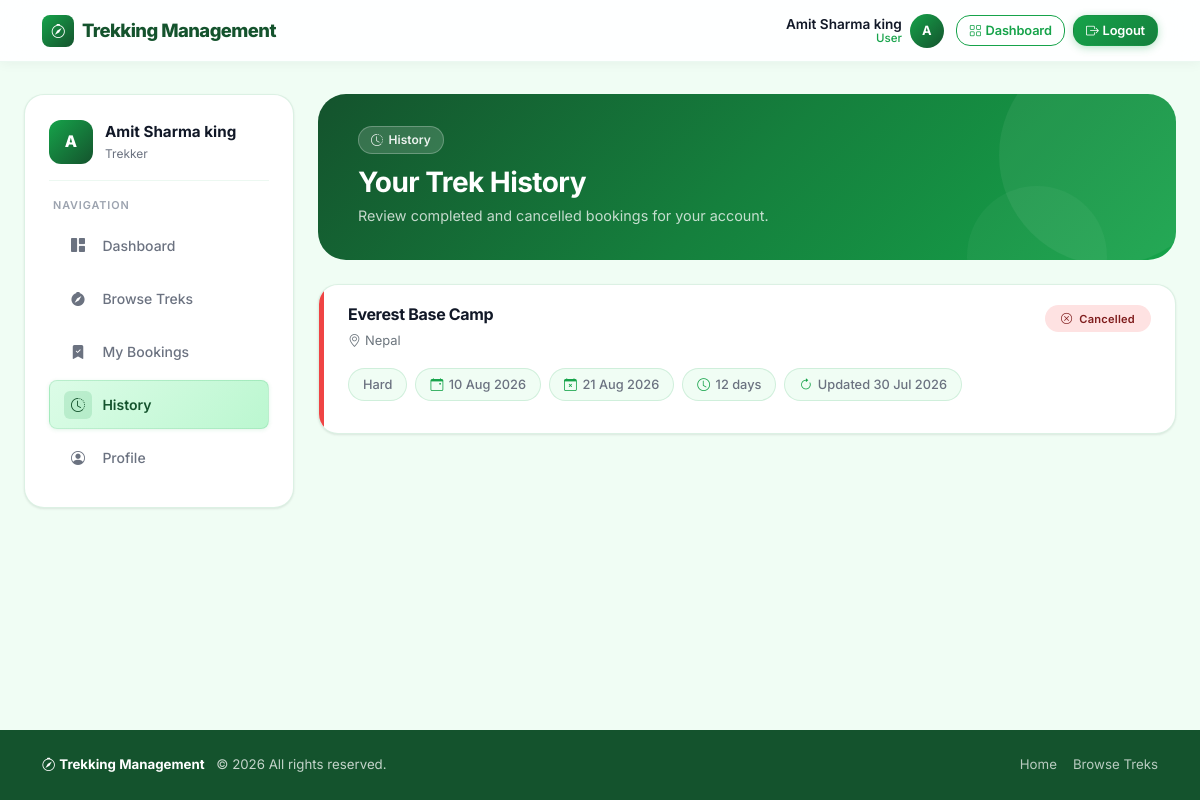
The app's page /trekker/history (signed in), older data.
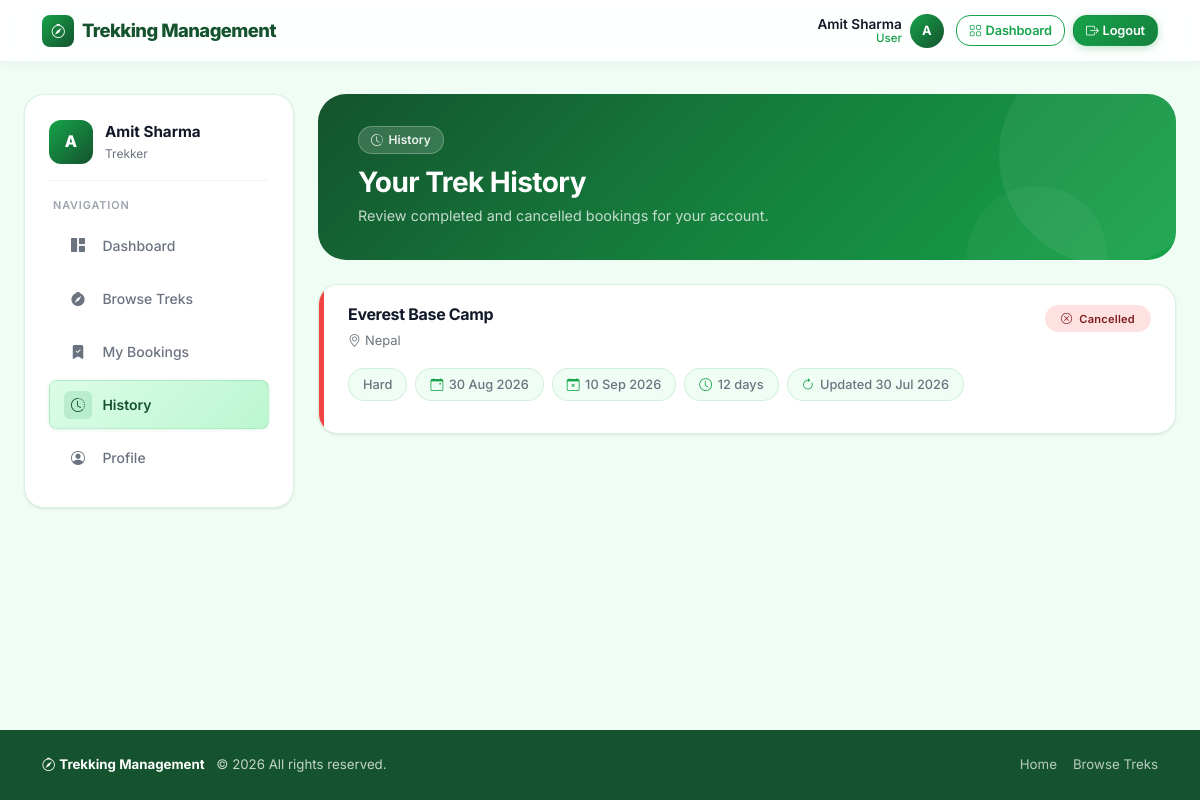
The same page, newer data.
### trekking_app/models.py (models this page shows, shortened)
class User(UserMixin, db.Model):
    __tablename__ = "users"
    id = db.Column(db.Integer, primary_key=True)
    full_name = db.Column(db.String(120), nullable=False)
    email = db.Column(db.String(255), unique=True, nullable=False, index=True)
    phone = db.Column(db.String(20), nullable=False)
    password_hash = db.Column(db.String(255), nullable=False)
    role = db.Column(db.String(20), nullable=False, default="user")
    approval_status = db.Column(db.String(20), nullable=False, default="approved")
    is_account_active = db.Column(db.Boolean, nullable=False, default=True)
    is_blacklisted = db.Column(db.Boolean, nullable=False, default=False)
    created_at = db.Column(db.DateTime, nullable=False, default=datetime.utcnow)
    updated_at = db.Column(
        db.DateTime,
        nullable=False,
        default=datetime.utcnow,
        onupdate=datetime.utcnow,
    )
    assigned_treks = db.relationship(
        "Trek",
        back_populates="assigned_staff",
        foreign_keys="Trek.assigned_staff_id",
        lazy="selectin",
    )
    bookings = db.relationship("Booking", back_populates="user", lazy="selectin")
    @property
    def is_staff_member(self):
        return self.role == "staff"

class Booking(db.Model):
    __tablename__ = "bookings"
    __table_args__ = (
        UniqueConstraint("user_id", "trek_id", name="uq_booking_user_trek"),
    )
    id = db.Column(db.Integer, primary_key=True)
    user_id = db.Column(db.Integer, db.ForeignKey("users.id"), nullable=False)
    trek_id = db.Column(db.Integer, db.ForeignKey("treks.id"), nullable=False)
    booking_date = db.Column(db.Date, nullable=False, default=date.today)
    status = db.Column(db.String(20), nullable=False, default="booked")
    created_at = db.Column(db.DateTime, nullable=False, default=datetime.utcnow)
    updated_at = db.Column(
        db.DateTime,
        nullable=False,
        default=datetime.utcnow,
        onupdate=datetime.utcnow,
    )
    user = db.relationship("User", back_populates="bookings", lazy="joined")
    trek = db.relationship("Trek", back_populates="bookings", lazy="joined")

class Trek(db.Model):
    __tablename__ = "treks"
    id = db.Column(db.Integer, primary_key=True)
    name = db.Column(db.String(150), nullable=False)
    location = db.Column(db.String(150), nullable=False)
    difficulty = db.Column(db.String(20), nullable=False)
    duration_days = db.Column(db.Integer, nullable=False)
    total_slots = db.Column(db.Integer, nullable=False)
    status = db.Column(db.String(20), nullable=False, default="closed")
    start_date = db.Column(db.Date, nullable=False)
    end_date = db.Column(db.Date, nullable=False)
    description = db.Column(db.Text, nullable=True)
    assigned_staff_id = db.Column(db.Integer, db.ForeignKey("users.id"), nullable=True)
    is_archived = db.Column(db.Boolean, nullable=False, default=False)
    created_at = db.Column(db.DateTime, nullable=False, default=datetime.utcnow)
    updated_at = db.Column(
        db.DateTime,
        nullable=False,
        default=datetime.utcnow,
        onupdate=datetime.utcnow,
    )
    assigned_staff = db.relationship(
        "User",
        back_populates="assigned_treks",
        foreign_keys=[assigned_staff_id],
        lazy="joined",
    )
    bookings = db.relationship("Booking", back_populates="trek", lazy="selectin")

### trekking_app/trekker/routes.py (the view)
@trekker_bp.route("/history")
@role_required("user")
def history():
    bookings = (
        Booking.query.filter_by(user_id=current_user.id)
        .options(selectinload(Booking.trek))
        .filter(Booking.status.in_(("completed", "cancelled")))
        .order_by(Booking.updated_at.desc())
        .all()
    )
    return render_template(
        "trekker/history.html",
        current_section="history",
        bookings=bookings,
    )

### trekking_app/__init__.py (called while the page is built)
def register_context_processors(app):
    @app.context_processor
    def inject_layout_helpers():
        from trekking_app.auth.forms import LogoutForm
        def trek_status_badge(status):
            mapping = {
                "open": "text-bg-success",
                "started": "text-bg-warning",
                "completed": "text-bg-secondary",
                "closed": "text-bg-light border",
                "archived": "text-bg-danger",
            }
            return mapping.get(status, "text-bg-light border")
        return {
            "logout_form": LogoutForm(),
            "get_dashboard_endpoint": get_dashboard_endpoint,
            "current_year": datetime.utcnow().year,
            "trek_status_badge": trek_status_badge,
        }

@login_manager.user_loader
def load_user(user_id):
    return db.session.get(User, int(user_id))

### trekking_app/templates/trekker/history.html (shortened to what this page needs)
{% extends "trekker/layout.html" %}
{% block trekker_content %}
<div class="page-header mb-4">
  <div style="position:relative;z-index:1;">
    <div class="page-header-tag"><i class="bi bi-clock-history"></i> History</div>
    <h2 class="h3 fw-bold mb-1">Your Trek History</h2>
    <p class="page-header-subtitle mb-0">Review completed and cancelled bookings for your account.</p>
  </div>
</div>
{% if bookings %}
  <div class="d-grid gap-3">
    {% for booking in bookings %}
    <div class="booking-card">
      <div class="booking-card-stripe {{ booking.status }}"></div>
      <div class="booking-card-body">
        <div class="d-flex flex-wrap justify-content-between align-items-start gap-3">
          <div>
            <h4 class="h6 fw-bold mb-1">{{ booking.trek.name }}</h4>
            <span class="text-secondary small"><i class="bi bi-geo-alt me-1"></i>{{ booking.trek.location }}</span>
          </div>
          <span class="badge status-{{ booking.status }} rounded-pill px-3 py-2">
            <i class="bi bi-{% if booking.status == 'completed' %}check2-circle{% elif booking.status == 'cancelled' %}x-circle{% else %}bookmark-check{% endif %} me-1"></i>
            {{ booking.status|title }}
          </span>
        </div>
        <div class="info-pills mt-3">
          <span class="info-pill diff-{{ booking.trek.difficulty }}">{{ booking.trek.difficulty|title }}</span>
          <span class="info-pill"><i class="bi bi-calendar-event"></i>{{ booking.trek.start_date.strftime('%d %b %Y') }}</span>
          <span class="info-pill"><i class="bi bi-calendar-x"></i>{{ booking.trek.end_date.strftime('%d %b %Y') }}</span>
          <span class="info-pill"><i class="bi bi-clock"></i>{{ booking.trek.duration_days }} days</span>
          <span class="info-pill"><i class="bi bi-arrow-clockwise"></i>Updated {{ booking.updated_at.strftime('%d %b %Y') }}</span>
        </div>
      </div>
    </div>
    {% endfor %}
  </div>
{% endif %}
{% endblock %}

### trekking_app/templates/trekker/layout.html
{% extends "base.html" %}
{% block content %}
<div class="row g-4">
  <div class="col-xl-3 col-lg-4">
    <aside class="sidebar">
      <div class="sidebar-brand">
        <div class="sidebar-avatar">{{ current_user.full_name[0].upper() }}</div>
        <div>
          <div class="sidebar-name">{{ current_user.full_name }}</div>
          <div class="sidebar-subtitle">Trekker</div>
        </div>
      </div>
      <div class="sidebar-divider"></div>
      <div class="sidebar-label">Navigation</div>
      <nav class="d-grid gap-1">
        <a class="nav-item-link {% if current_section == 'dashboard' %}active{% endif %}" href="{{ url_for('trekker.dashboard') }}">
          <span class="nav-icon"><i class="bi bi-grid-1x2-fill"></i></span> Dashboard
        </a>
        <a class="nav-item-link {% if current_section == 'browse' %}active{% endif %}" href="{{ url_for('trekker.browse_treks') }}">
          <span class="nav-icon"><i class="bi bi-compass-fill"></i></span> Browse Treks
        </a>
        <a class="nav-item-link {% if current_section == 'bookings' %}active{% endif %}" href="{{ url_for('trekker.my_bookings') }}">
          <span class="nav-icon"><i class="bi bi-bookmark-check-fill"></i></span> My Bookings
        </a>
        <a class="nav-item-link {% if current_section == 'history' %}active{% endif %}" href="{{ url_for('trekker.history') }}">
          <span class="nav-icon"><i class="bi bi-clock-history"></i></span> History
        </a>
        <a class="nav-item-link {% if current_section == 'profile' %}active{% endif %}" href="{{ url_for('trekker.profile') }}">
          <span class="nav-icon"><i class="bi bi-person-circle"></i></span> Profile
        </a>
      </nav>
    </aside>
  </div>
  <div class="col-xl-9 col-lg-8">
    {% block trekker_content %}{% endblock %}
  </div>
</div>
{% endblock %}

### trekking_app/templates/base.html (shortened to what this page needs)
<!DOCTYPE html>
<html lang="en">
<head>
  <link rel="stylesheet" href="https://cdn.jsdelivr.net/npm/bootstrap@5.3.2/dist/css/bootstrap.min.css">
  <link rel="stylesheet" href="https://cdn.jsdelivr.net/npm/bootstrap-icons@1.11.3/font/bootstrap-icons.min.css">
  <link rel="stylesheet" href="{{ url_for('static', filename='css/app.css') }}">
</head>
<body>
<nav class="navbar navbar-expand-md">
  <div class="container-xl">
    <a class="navbar-brand" href="{{ url_for('main.home') }}">
      <span class="brand-icon"><i class="bi bi-compass"></i></span>
      Trekking Management
    </a>
    <div class="collapse navbar-collapse" id="mainNav">
      <div class="ms-auto d-flex align-items-center gap-2">
        {% if current_user.is_authenticated %}
          <div class="d-none d-md-flex align-items-center gap-2 me-1">
            <div class="navbar-user-info">
              <div class="user-name">{{ current_user.full_name }}</div>
              <div class="user-role">{{ current_user.role | title }}</div>
            </div>
            <div class="navbar-avatar">{{ current_user.full_name[0].upper() }}</div>
          </div>
          {% if current_user.role == 'admin' %}
            <a class="btn btn-outline-success btn-sm" href="{{ url_for('admin.dashboard') }}">
              <i class="bi bi-speedometer2 me-1"></i>Dashboard
            </a>
          {% elif current_user.role == 'staff' %}
            <a class="btn btn-outline-success btn-sm" href="{{ url_for('staff.dashboard') }}">
              <i class="bi bi-grid me-1"></i>Dashboard
            </a>
          {% else %}
            <a class="btn btn-outline-success btn-sm" href="{{ url_for('trekker.dashboard') }}">
              <i class="bi bi-grid me-1"></i>Dashboard
            </a>
          {% endif %}
          <form method="post" action="{{ url_for('auth.logout') }}" class="d-inline m-0">
            <button type="submit" class="btn btn-success btn-sm">
              <i class="bi bi-box-arrow-right me-1"></i>Logout
            </button>
          </form>
        {% else %}
          <a class="btn btn-outline-success btn-sm" href="{{ url_for('auth.login') }}">Login</a>
          <a class="btn btn-success btn-sm" href="{{ url_for('auth.register') }}">
            <i class="bi bi-person-plus me-1"></i>Register
          </a>
        {% endif %}
      </div>
    </div>
  </div>
</nav>
<main>
  <div class="content-wrapper">
    {% block content %}{% endblock %}
  </div>
</main>
<footer class="site-footer">
  <div class="container-xl">
    <div class="d-flex flex-column flex-md-row align-items-center justify-content-between gap-3">
      <div>
        <span class="footer-brand"><i class="bi bi-compass me-1"></i>Trekking Management</span>
        <span class="ms-2">© {{ current_year }} All rights reserved.</span>
      </div>
      <div class="d-flex gap-3">
        <a href="{{ url_for('main.home') }}">Home</a>
        {% if current_user.is_authenticated %}
          {% if current_user.role == 'admin' %}
            <a href="{{ url_for('admin.dashboard') }}">Admin Portal</a>
          {% elif current_user.role == 'staff' %}
            <a href="{{ url_for('staff.dashboard') }}">Staff Portal</a>
          {% else %}
            <a href="{{ url_for('trekker.browse_treks') }}">Browse Treks</a>
          {% endif %}
        {% else %}
          <a href="{{ url_for('auth.login') }}">Login</a>
          <a href="{{ url_for('auth.register') }}">Register</a>
        {% endif %}
      </div>
    </div>
  </div>
</footer>
</body>
</html>

Row changes from the older to the newer data that the page shows:
changed User "User": full_name "Amit Sharma king" → "Amit Sharma"
changed through a linked row, Booking "Cancelled": trek.start_date "10 Aug 2026" → "30 Aug 2026"; trek.end_date "21 Aug 2026" → "10 Sep 2026"
